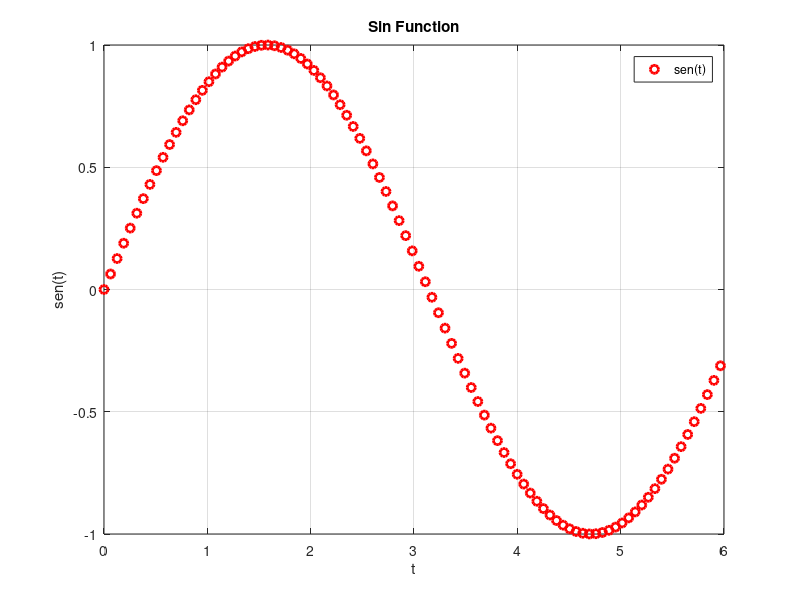

Here is the MATLAB script that generated this plot:
%Commentary

%Vector
V1 = 1:10
V2 = 1:2:10
V3 = linspace(1,10,100)
V4 = [1 2 3 4]

%Matrix
M1 = [123;456;789]
M2 = [linspace(1,10,100);linspace(1,10,100);linspace(1,10,100)]

%Plot
x = linspace(0,2*pi)
y = sin(x)
plot(x,y,'red o','linewidth',2)
title('Sin Function')
axis([0 6 -1 1])
xlabel('t')
ylabel('sen(t)')
legend('sen(t)')
grid